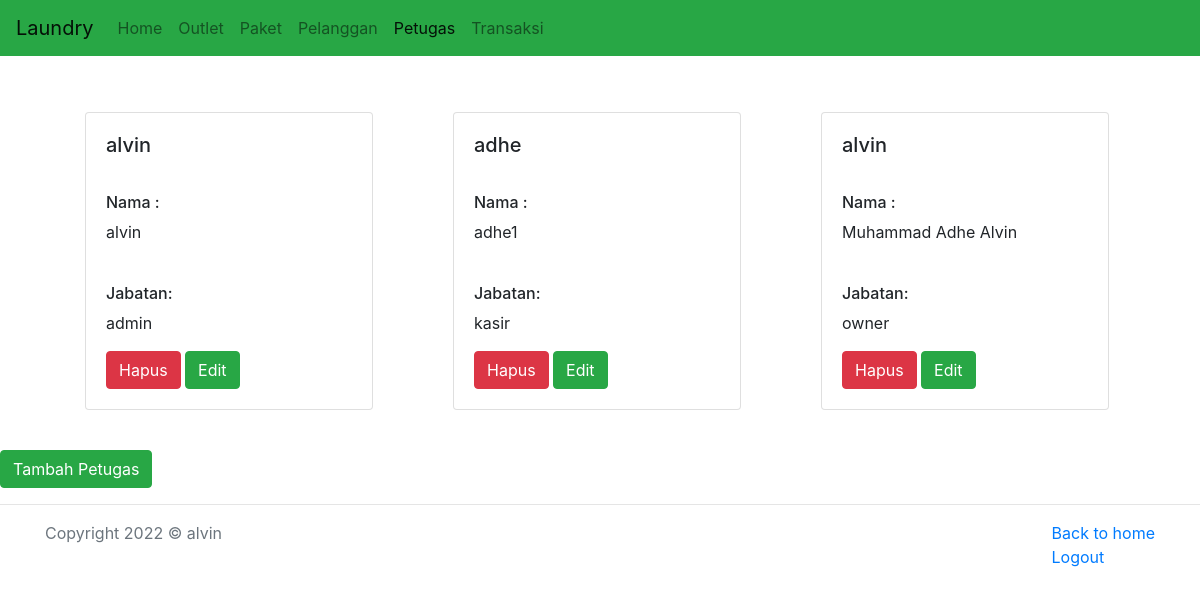
The page /admin/user/petugas.php (signed in) on the database its author committed.
### tables this page shows
CREATE TABLE `user` (
  `id` int(11) NOT NULL,
  `nama_user` varchar(100) NOT NULL,
  `username` varchar(30) NOT NULL,
  `password` text NOT NULL,
  `role` enum('admin','kasir','owner') NOT NULL
);

### admin/user/petugas.php (the view, shortened to what this page needs)
<?php
    include "header.php"
    ?>
    <div class="container">
			<?php
				include "koneksi.php";
				$qry_user=mysqli_query ($conn,'select * from user');
				while ($data_user=mysqli_fetch_array($qry_user)){
					$no++;?>
              <div class="card" style="width: 18rem; float: left; margin: 40px;">
                  <div class="card-body">
                      <h5 class="card-title"><?=$data_user ['username']?></h5><br>
                      <h6>Nama :</h6>
                      <p class="card-text"><?=$data_user['nama_user']?></p><br>
                      <h6>Jabatan: </h6>
					  <p class="card-text"><?=$data_user['role']?></p>
                      <a href="hapus.php?id=<?=$data_user ['id']?>" onclick="return confirm('Apakah anda yakin menghapus data ini?')" class="btn btn-danger">Hapus</a>
                      <a href="edit.php?id=<?=$data_user ['id'];?>" class="btn btn-success">Edit</a>
                  </div>
                </div>
                </div>
            <?php
            }
            ?>
            <a href="tambah.php" class="btn btn-success">Tambah Petugas</a>
<?php
    include "../footer.php"
    ?>

### rows shown on the page
user: username "alvin", nama_user "alvin", role "admin"
user: username "adhe", nama_user "adhe1", role "kasir"
user: username "alvin", nama_user "Muhammad Adhe Alvin", role "owner"
